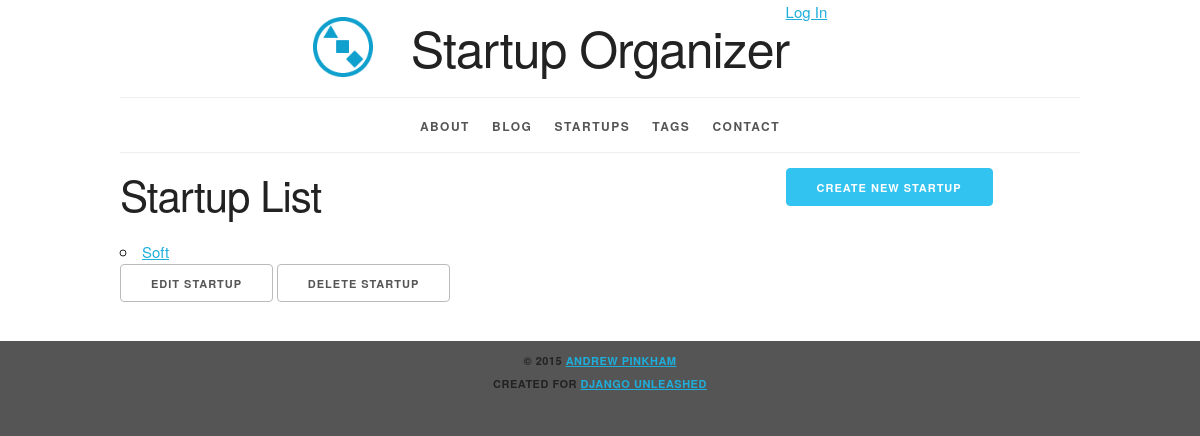
/startup/, run on an earlier commit of the app's database.
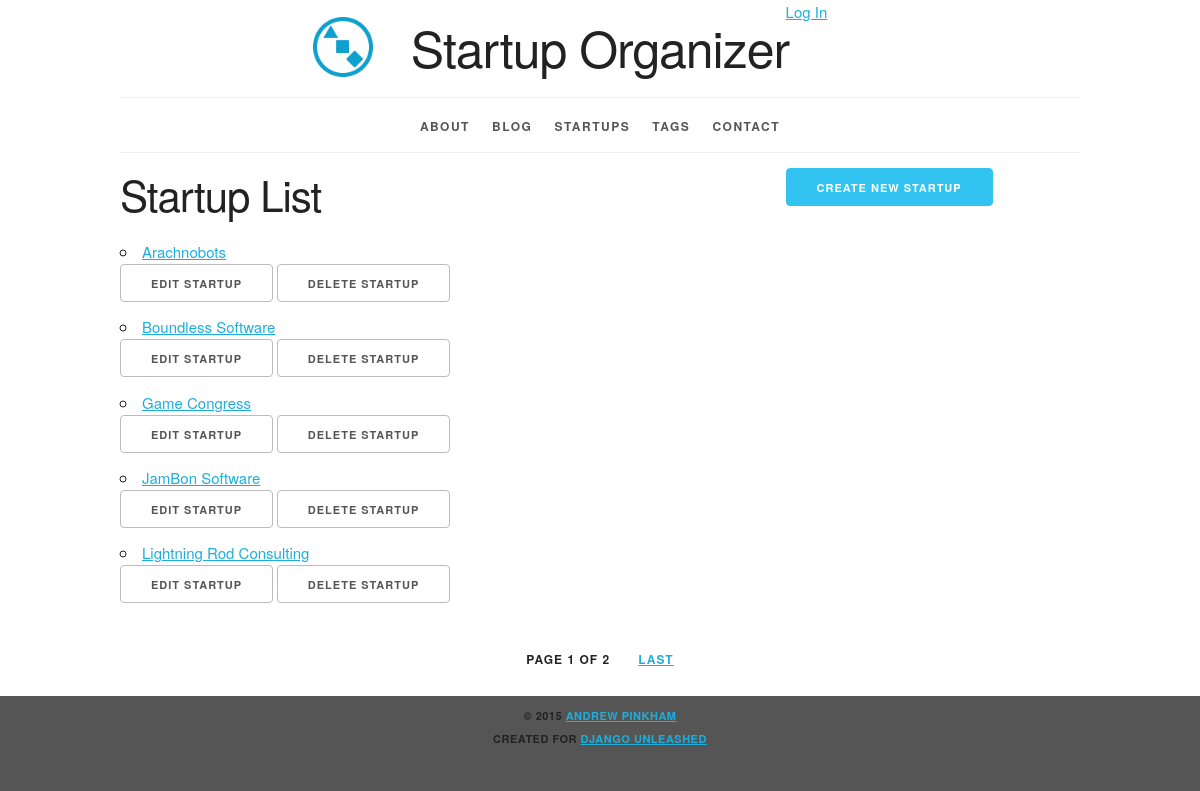
And on a later commit of the database.
### organizer/models.py (models this page shows, shortened)
class Startup(models.Model):
    name = models.CharField(
        max_length=31, db_index=True)
    slug = models.SlugField(
        max_length=31,
        unique=True,
        help_text='A label for URL config.')
    description = models.TextField()
    founded_date = models.DateField(
        'date founded')
    contact = models.EmailField()
    website = models.URLField(max_length=255)
    tags = models.ManyToManyField(Tag, blank=True)
    class Meta:
        ordering = ['name']
        get_latest_by = 'founded_date'
    def get_absolute_url(self):
        return reverse('organizer_startup_detail',
                       kwargs={'slug': self.slug})
    def get_delete_url(self):
        return reverse('organizer_startup_delete',
                       kwargs={'slug': self.slug})
    def get_update_url(self):
        return reverse('organizer_startup_update',
                       kwargs={'slug': self.slug})

### organizer/views.py (the view)
class StartupList(PageLinksMixin, ListView):
    model = Startup
    paginate_by = 5  # 5 items per page

### organizer/utils.py (called while the page is built)
    def _page_urls(self, page_number):
        return "?{pkw}={n}".format(
            pkw=self.page_kwarg,
            n=page_number)

    def first_page(self, page):
        if page.number > 1:
            return self._page_urls(1)
        return None

    def previous_page(self, page):
        if (page.has_previous()
                and page.number > 2):
            return self._page_urls(
                page.previous_page_number())
        return None

    def next_page(self, page):
        last_page = page.paginator.num_pages
        if (page.has_next()
                and page.number < last_page - 1):
            return self._page_urls(
                page.next_page_number())
        return None

    def last_page(self, page):
        last_page = page.paginator.num_pages
        if page.number < last_page:
            return self._page_urls(last_page)
        return None

### organizer/templates/organizer/startup_list.html (shortened to what this page needs)
{% extends parent_template|default:"organizer/base_organizer.html" %}
{% block create_button %}
    <a
        href="{% url 'organizer_startup_create' %}"
        class="button button-primary">
      Create New Startup</a>
{% endblock %}
{% block org_content %}
  <h2>Startup List</h2>
  <ul>
    {% for startup in startup_list %}
      <li>
        <a href="{{ startup.get_absolute_url }}">
          {{ startup.name }}</a>
          <ul class="inline">
              <li>
                <a
                    href="{{ startup.get_update_url }}"
                    class="button">
                  Edit Startup</a></li>
              <li>
                <a
                    href="{{ startup.get_delete_url }}"
                    class="button">
                  Delete Startup</a></li>
          </ul>
      </li>
    {% empty %}
      <li><em>No Startups Available</em></li>
    {% endfor %}
  </ul>
{% endblock %}

What changed in the data, as far as the page shows it:
removed Startup: name "Soft"
added Startup: name "Arachnobots"
added Startup: name "Boundless Software"
added Startup: name "Game Congress"
added Startup: name "JamBon Software"
added Startup: name "Lightning Rod Consulting"
Also different on the page:
{{ page_obj.number }}: (not shown) → "1"
{{ paginator.num_pages }}: (not shown) → "2"
text now shown: "PAGE OF LAST"
